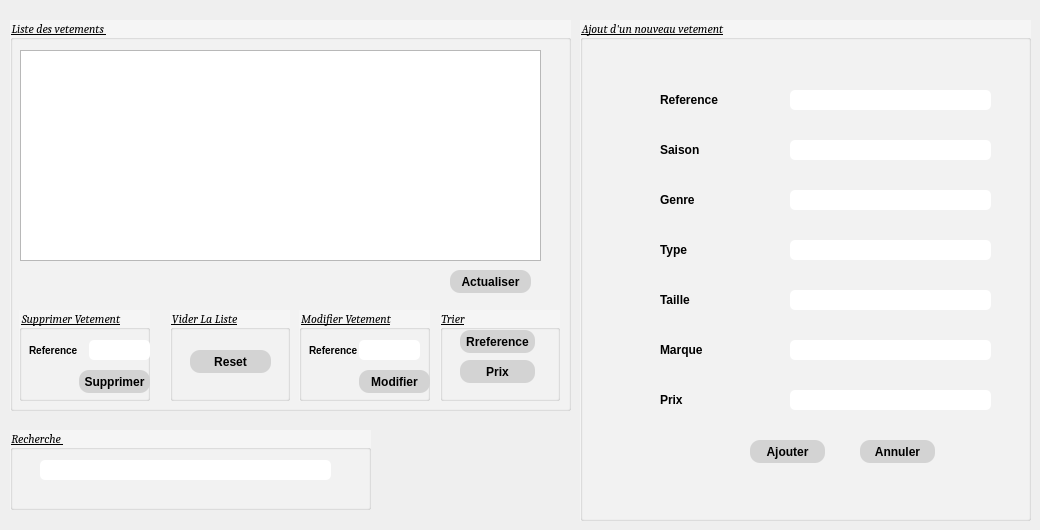
    <widget class="QWidget" name="tab">
     <attribute name="title">
      <string>Vetements</string>
     </attribute>
     <widget class="QGroupBox" name="groupBox">
      <property name="geometry">
       <rect>
        <x>10</x>
        <y>20</y>
        <width>561</width>
        <height>391</height>
       </rect>
      </property>
      <property name="font">
       <font>
        <family>Cambria</family>
        <pointsize>9</pointsize>
        <italic>true</italic>
        <underline>true</underline>
       </font>
      </property>
      <property name="styleSheet">
       <string notr="true">QGroupBox{background-color:whitesmoke;}</string>
      </property>
      <property name="title">
       <string>Liste des vetements </string>
      </property>
      <widget class="QTableView" name="affichev">
       <property name="geometry">
        <rect>
         <x>10</x>
         <y>30</y>
         <width>521</width>
         <height>211</height>
        </rect>
       </property>
      </widget>
      <widget class="QPushButton" name="actualiserv">
       <property name="geometry">
        <rect>
         <x>440</x>
         <y>250</y>
         <width>81</width>
         <height>23</height>
        </rect>
       </property>
       <property name="styleSheet">
        <string notr="true">QPushButton{
    background-color: lightgrey;
    color: rgb(0, 0, 0);
    border: rgba(0, 0, 0, .175)solid 3px;
    width: 70%;
    border-radius: 10px;
    box-shadow: 10px inset whitesmoke;
    padding:inherit; 
    font-size: 12px;
    font-family: Arial, Helvetica, sans-serif;
    font-weight:bold;
    text-align: center ;
    line-height: 5ex;    
}
QPushButton::hover{background-color:pink;}
QPushButton::pressed{background-color:lime;}</string>
       </property>
       <property name="text">
        <string>Actualiser</string>
       </property>
      </widget>
      <widget class="QGroupBox" name="groupBox_9">
       <property name="geometry">
        <rect>
         <x>9</x>
         <y>290</y>
         <width>131</width>
         <height>91</height>
        </rect>
       </property>
       <property name="font">
        <font>
         <family>Cambria</family>
         <pointsize>9</pointsize>
         <italic>true</italic>
         <underline>true</underline>
        </font>
       </property>
       <property name="title">
        <string>Supprimer Vetement</string>
       </property>
       <widget class="QLineEdit" name="nomsuppv">
        <property name="geometry">
         <rect>
          <x>70</x>
          <y>30</y>
          <width>61</width>
          <height>20</height>
         </rect>
        </property>
        <property name="styleSheet">
         <string notr="true">QLineEdit{
    background-color: white;
    box-shadow: 2px 0.5px 5px 1px inset black;
    border-radius: 5px;
    width: 70%;
    padding-right: 10px;
    padding-left: 10px;
    text-align: left;
    color: #000;
    font-size:inherit;
    font-family: Arial, Helvetica, sans-serif;  
    font-weight:normal;
    font-variant:normal;
}
QLineEdit::hover{  color: black ;
background-color:cyan;}
QLineEdit::focus{  color: black ;
background-color:white;}</string>
        </property>
       </widget>
       <widget class="QPushButton" name="suppv">
        <property name="geometry">
         <rect>
          <x>60</x>
          <y>60</y>
          <width>71</width>
          <height>23</height>
         </rect>
        </property>
        <property name="styleSheet">
         <string notr="true">QPushButton{
    background-color: lightgrey;
    color: rgb(0, 0, 0);
    border: rgba(0, 0, 0, .175)solid 3px;
    width: 70%;
    border-radius: 10px;
    box-shadow: 10px inset whitesmoke;
    padding:inherit; 
    font-size: 12px;
    font-family: Arial, Helvetica, sans-serif;
    font-weight:bold;
    text-align: center ;
    line-height: 5ex;    
}
QPushButton::hover{background-color:pink;}
QPushButton::pressed{background-color:lime;}</string>
        </property>
        <property name="text">
         <string>Supprimer</string>
        </property>
       </widget>
       <widget class="QLabel" name="label_11">
        <property name="geometry">
         <rect>
          <x>10</x>
          <y>30</y>
          <width>61</width>
          <height>21</height>
         </rect>
        </property>
        <property name="styleSheet">
         <string notr="true">QLabel{  
    text-align: left;
    font-size:10px;
    font-family: Arial, Helvetica, sans-serif;
    font-weight:bold;
    font-variant:normal;
}</string>
        </property>
        <property name="text">
         <string>Reference</string>
        </property>
       </widget>
      </widget>
      <widget class="QGroupBox" name="groupBox_10">
       <property name="geometry">
        <rect>
         <x>160</x>
         <y>290</y>
         <width>120</width>
         <height>91</height>
        </rect>
       </property>
       <property name="font">
        <font>
         <family>Cambria</family>
         <pointsize>9</pointsize>
         <italic>true</italic>
         <underline>true</underline>
        </font>
       </property>
       <property name="title">
        <string>Vider La Liste</string>
       </property>
       <widget class="QPushButton" name="resetv">
        <property name="geometry">
         <rect>
          <x>20</x>
          <y>40</y>
          <width>81</width>
          <height>23</height>
         </rect>
        </property>
        <property name="styleSheet">
         <string notr="true">QPushButton{
    background-color: lightgrey;
    color: rgb(0, 0, 0);
    border: rgba(0, 0, 0, .175)solid 3px;
    width: 70%;
    border-radius: 10px;
    box-shadow: 10px inset whitesmoke;
    padding:inherit; 
    font-size: 12px;
    font-family: Arial, Helvetica, sans-serif;
    font-weight:bold;
    text-align: center ;
    line-height: 5ex;    
}
QPushButton::hover{background-color:pink;}
QPushButton::pressed{background-color:lime;}</string>
        </property>
        <property name="text">
         <string>Reset</string>
        </property>
       </widget>
      </widget>
      <widget class="QGroupBox" name="groupBox_12">
       <property name="geometry">
        <rect>
         <x>289</x>
         <y>290</y>
         <width>131</width>
         <height>91</height>
        </rect>
       </property>
       <property name="font">
        <font>
         <family>Cambria</family>
         <pointsize>9</pointsize>
         <italic>true</italic>
         <underline>true</underline>
        </font>
       </property>
       <property name="title">
        <string>Modifier Vetement</string>
       </property>
       <widget class="QPushButton" name="modifierv">
        <property name="geometry">
         <rect>
          <x>60</x>
          <y>60</y>
          <width>71</width>
          <height>23</height>
         </rect>
        </property>
        <property name="styleSheet">
         <string notr="true">QPushButton{
    background-color: lightgrey;
    color: rgb(0, 0, 0);
    border: rgba(0, 0, 0, .175)solid 3px;
    width: 70%;
    border-radius: 10px;
    box-shadow: 10px inset whitesmoke;
    padding:inherit; 
    font-size: 12px;
    font-family: Arial, Helvetica, sans-serif;
    font-weight:bold;
    text-align: center ;
    line-height: 5ex;    
}
QPushButton::hover{background-color:pink;}
QPushButton::pressed{background-color:lime;}</string>
        </property>
        <property name="text">
         <string>Modifier</string>
        </property>
       </widget>
       <widget class="QLineEdit" name="refmodif">
        <property name="geometry">
         <rect>
          <x>60</x>
          <y>30</y>
          <width>61</width>
          <height>20</height>
         </rect>
        </property>
        <property name="styleSheet">
         <string notr="true">QLineEdit{
    background-color: white;
    box-shadow: 2px 0.5px 5px 1px inset black;
    border-radius: 5px;
    width: 70%;
    padding-right: 10px;
    padding-left: 10px;
    text-align: left;
    color: #000;
    font-size:inherit;
    font-family: Arial, Helvetica, sans-serif;  
    font-weight:normal;
    font-variant:normal;
}
QLineEdit::hover{  color: black ;
background-color:cyan;}
QLineEdit::focus{  color: black ;
background-color:white;}</string>
        </property>
       </widget>
       <widget class="QLabel" name="label_12">
        <property name="geometry">
         <rect>
          <x>10</x>
          <y>30</y>
          <width>61</width>
          <height>21</height>
         </rect>
        </property>
        <property name="styleSheet">
         <string notr="true">QLabel{  
    text-align: left;
    font-size:10px;
    font-family: Arial, Helvetica, sans-serif;
    font-weight:bold;
    font-variant:normal;
}</string>
        </property>
        <property name="text">
         <string>Reference</string>
        </property>
       </widget>
      </widget>
      <widget class="QGroupBox" name="groupBox_13">
       <property name="geometry">
        <rect>
         <x>430</x>
         <y>290</y>
         <width>120</width>
         <height>91</height>
        </rect>
       </property>
       <property name="font">
        <font>
         <family>Cambria</family>
         <pointsize>9</pointsize>
         <italic>true</italic>
         <underline>true</underline>
        </font>
       </property>
       <property name="title">
        <string>Trier</string>
       </property>
       <widget class="QPushButton" name="triref">
        <property name="geometry">
         <rect>
          <x>20</x>
          <y>20</y>
          <width>75</width>
          <height>23</height>
         </rect>
        </property>
        <property name="styleSheet">
         <string notr="true">QPushButton{
    background-color: lightgrey;
    color: rgb(0, 0, 0);
    border: rgba(0, 0, 0, .175)solid 3px;
    width: 70%;
    border-radius: 10px;
    box-shadow: 10px inset whitesmoke;
    padding:inherit; 
    font-size: 12px;
    font-family: Arial, Helvetica, sans-serif;
    font-weight:bold;
    text-align: center ;
    line-height: 5ex;    
}
QPushButton::hover{background-color:pink;}
QPushButton::pressed{background-color:lime;}</string>
        </property>
        <property name="text">
         <string>Rreference</string>
        </property>
       </widget>
       <widget class="QPushButton" name="triprix">
        <property name="geometry">
         <rect>
          <x>20</x>
          <y>50</y>
          <width>75</width>
          <height>23</height>
         </rect>
        </property>
        <property name="styleSheet">
         <string notr="true">QPushButton{
    background-color: lightgrey;
    color: rgb(0, 0, 0);
    border: rgba(0, 0, 0, .175)solid 3px;
    width: 70%;
    border-radius: 10px;
    box-shadow: 10px inset whitesmoke;
    padding:inherit; 
    font-size: 12px;
    font-family: Arial, Helvetica, sans-serif;
    font-weight:bold;
    text-align: center ;
    line-height: 5ex;    
}
QPushButton::hover{background-color:pink;}
QPushButton::pressed{background-color:lime;}</string>
        </property>
        <property name="text">
         <string>Prix</string>
        </property>
       </widget>
      </widget>
     </widget>
     <widget class="QGroupBox" name="groupBox_2">
      <property name="geometry">
       <rect>
        <x>10</x>
        <y>430</y>
        <width>361</width>
        <height>80</height>
       </rect>
      </property>
      <property name="font">
       <font>
        <family>Cambria</family>
        <pointsize>9</pointsize>
        <italic>true</italic>
        <underline>true</underline>
       </font>
      </property>
      <property name="styleSheet">
       <string notr="true">QGroupBox{background-color:whitesmoke;}</string>
      </property>
      <property name="title">
       <string>Recherche </string>
      </property>
      <widget class="QLineEdit" name="findv">
       <property name="geometry">
        <rect>
         <x>30</x>
         <y>30</y>
         <width>291</width>
         <height>20</height>
        </rect>
       </property>
       <property name="styleSheet">
        <string notr="true">QLineEdit{
    background-color: white;
    box-shadow: 2px 0.5px 5px 1px inset black;
    border-radius: 5px;
    width: 70%;
    padding-right: 10px;
    padding-left: 10px;
    text-align: left;
    color: #000;
    font-size:inherit;
    font-family: Arial, Helvetica, sans-serif;  
    font-weight:normal;
    font-variant:normal;
}
QLineEdit::hover{  color: black ;
background-color:cyan;}
QLineEdit::focus{  color: black ;
background-color:white;}</string>
       </property>
      </widget>
     </widget>
     <widget class="QGroupBox" name="groupBox_3">
      <property name="enabled">
       <bool>true</bool>
      </property>
      <property name="geometry">
       <rect>
        <x>580</x>
        <y>20</y>
        <width>451</width>
        <height>501</height>
       </rect>
      </property>
      <property name="font">
       <font>
        <family>Cambria</family>
        <pointsize>9</pointsize>
        <weight>50</weight>
        <italic>true</italic>
        <bold>false</bold>
        <underline>true</underline>
       </font>
      </property>
      <property name="mouseTracking">
       <bool>true</bool>
      </property>
      <property name="contextMenuPolicy">
       <enum>Qt::NoContextMenu</enum>
      </property>
      <property name="autoFillBackground">
       <bool>false</bool>
      </property>
      <property name="styleSheet">
       <string notr="true">QGroupBox{background-color:whitesmoke;}</string>
      </property>
      <property name="title">
       <string>Ajout d'un nouveau vetement</string>
      </property>
      <property name="flat">
       <bool>false</bool>
      </property>
      <widget class="QLineEdit" name="ref">
       <property name="geometry">
        <rect>
         <x>210</x>
         <y>70</y>
         <width>201</width>
         <height>20</height>
        </rect>
       </property>
       <property name="styleSheet">
        <string notr="true">QLineEdit{
    background-color: white;
box-shadow: 2px 0.5px 5px 1px inset black;
    border-radius: 5px;
    width: 70%;
    padding-right: 10px;
    padding-left: 10px;
    text-align: left;
    color: #000;
    font-size:inherit;
    font-family: Arial, Helvetica, sans-serif;  
    font-weight:bold;
    font-variant:normal;
}
QLineEdit::hover{  color: black ;
background-color:cyan;}
QLineEdit::focus{  color: black ;
background-color:white;}
</string>
       </property>
      </widget>
      <widget class="QLineEdit" name="saison">
       <property name="geometry">
        <rect>
         <x>210</x>
         <y>120</y>
         <width>201</width>
         <height>20</height>
        </rect>
       </property>
       <property name="styleSheet">
        <string notr="true">QLineEdit{
    background-color: white;
    box-shadow: 2px 0.5px 5px 1px inset black;
    border-radius: 5px;
    width: 70%;
    padding-right: 10px;
    padding-left: 10px;
    text-align: left;
    color: #000;
    font-size:inherit;
    font-family: Arial, Helvetica, sans-serif;  
    font-weight:normal;
    font-variant:normal;
}
QLineEdit::hover{  color: black ;
background-color:cyan;}
QLineEdit::focus{  color: black ;
background-color:white;}</string>
       </property>
      </widget>
      <widget class="QLineEdit" name="genre">
       <property name="geometry">
        <rect>
         <x>210</x>
         <y>170</y>
         <width>201</width>
         <height>20</height>
        </rect>
       </property>
       <property name="styleSheet">
        <string notr="true">QLineEdit{
    background-color: white;
    box-shadow: 2px 0.5px 5px 1px inset black;
    border-radius: 5px;
    width: 70%;
    padding-right: 10px;
    padding-left: 10px;
    text-align: left;
    color: #000;
    font-size:inherit;
    font-family: Arial, Helvetica, sans-serif;  
    font-weight:normal;
    font-variant:normal;
}
QLineEdit::hover{  color: black ;
background-color:cyan;}
QLineEdit::focus{  color: black ;
background-color:white;}</string>
       </property>
      </widget>
      <widget class="QLineEdit" name="type">
       <property name="geometry">
        <rect>
         <x>210</x>
         <y>220</y>
         <width>201</width>
         <height>20</height>
        </rect>
       </property>
       <property name="styleSheet">
        <string notr="true">QLineEdit{
    background-color: white;
    box-shadow: 2px 0.5px 5px 1px inset black;
    border-radius: 5px;
    width: 70%;
    padding-right: 10px;
    padding-left: 10px;
    text-align: left;
    color: #000;
    font-size:inherit;
    font-family: Arial, Helvetica, sans-serif;  
    font-weight:normal;
    font-variant:normal;
}
QLineEdit::hover{  color: black ;
background-color:cyan;}
QLineEdit::focus{  color: black ;
background-color:white;}</string>
       </property>
      </widget>
      <widget class="QLineEdit" name="taille">
       <property name="geometry">
        <rect>
         <x>210</x>
         <y>270</y>
         <width>201</width>
         <height>20</height>
        </rect>
       </property>
       <property name="styleSheet">
        <string notr="true">QLineEdit{
    background-color: white;
    box-shadow: 2px 0.5px 5px 1px inset black;
    border-radius: 5px;
    width: 70%;
    padding-right: 10px;
    padding-left: 10px;
    text-align: left;
    color: #000;
    font-size:inherit;
    font-family: Arial, Helvetica, sans-serif;  
    font-weight:normal;
    font-variant:normal;
}
QLineEdit::hover{  color: black ;
background-color:cyan;}
QLineEdit::focus{  color: black ;
background-color:white;}</string>
       </property>
      </widget>
      <widget class="QLineEdit" name="marque">
       <property name="geometry">
        <rect>
         <x>210</x>
         <y>320</y>
         <width>201</width>
         <height>20</height>
        </rect>
       </property>
       <property name="styleSheet">
        <string notr="true">QLineEdit{
    background-color: white;
    box-shadow: 2px 0.5px 5px 1px inset black;
    border-radius: 5px;
    width: 70%;
    padding-right: 10px;
    padding-left: 10px;
    text-align: left;
    color: #000;
    font-size:inherit;
    font-family: Arial, Helvetica, sans-serif;  
    font-weight:normal;
    font-variant:normal;
}
QLineEdit::hover{  color: black ;
background-color:cyan;}
QLineEdit::focus{  color: black ;
background-color:white;}</string>
       </property>
      </widget>
      <widget class="QLineEdit" name="prix">
       <property name="geometry">
        <rect>
         <x>210</x>
         <y>370</y>
         <width>201</width>
         <height>20</height>
        </rect>
       </property>
       <property name="styleSheet">
        <string notr="true">QLineEdit{
    background-color: white;
    box-shadow: 2px 0.5px 5px 1px inset black;
    border-radius: 5px;
    width: 70%;
    padding-right: 10px;
    padding-left: 10px;
    text-align: left;
    color: #000;
    font-size:inherit;
    font-family: Arial, Helvetica, sans-serif;  
    font-weight:normal;
    font-variant:normal;
}
QLineEdit::hover{  color: black ;
background-color:cyan;}
QLineEdit::focus{  color: black ;
background-color:white;}</string>
       </property>
      </widget>
      <widget class="QLabel" name="label_2">
       <property name="geometry">
        <rect>
         <x>80</x>
         <y>70</y>
         <width>71</width>
         <height>20</height>
        </rect>
       </property>
       <property name="styleSheet">
        <string notr="true">QLabel{  
    text-align: left;
    font-size:12px;
    font-family: Arial, Helvetica, sans-serif;
    font-weight:bold;
    font-variant:normal;
}</string>
       </property>
       <property name="text">
        <string>Reference</string>
       </property>
      </widget>
      <widget class="QLabel" name="label_3">
       <property name="geometry">
        <rect>
         <x>80</x>
         <y>120</y>
         <width>71</width>
         <height>20</height>
        </rect>
       </property>
       <property name="styleSheet">
        <string notr="true">QLabel{  
    text-align: left;
    font-size:12px;
    font-family: Arial, Helvetica, sans-serif;
    font-weight:bold;
    font-variant:normal;
}</string>
       </property>
       <property name="text">
        <string>Saison</string>
       </property>
      </widget>
      <widget class="QLabel" name="label_4">
       <property name="geometry">
        <rect>
         <x>80</x>
         <y>170</y>
         <width>71</width>
         <height>20</height>
        </rect>
       </property>
       <property name="styleSheet">
        <string notr="true">QLabel{  
    text-align: left;
    font-size:12px;
    font-family: Arial, Helvetica, sans-serif;
    font-weight:bold;
    font-variant:normal;
}</string>
       </property>
       <property name="text">
        <string>Genre</string>
       </property>
      </widget>
      <widget class="QLabel" name="label_5">
       <property name="geometry">
        <rect>
         <x>80</x>
         <y>220</y>
         <width>71</width>
         <height>20</height>
        </rect>
       </property>
       <property name="styleSheet">
        <string notr="true">QLabel{  
    text-align: left;
    font-size:12px;
    font-family: Arial, Helvetica, sans-serif;
    font-weight:bold;
    font-variant:normal;
}</string>
       </property>
       <property name="text">
        <string>Type</string>
       </property>
      </widget>
      <widget class="QLabel" name="label_6">
       <property name="geometry">
        <rect>
         <x>80</x>
         <y>270</y>
         <width>71</width>
         <height>20</height>
        </rect>
       </property>
       <property name="styleSheet">
        <string notr="true">QLabel{  
    text-align: left;
    font-size:12px;
    font-family: Arial, Helvetica, sans-serif;
    font-weight:bold;
    font-variant:normal;
}</string>
       </property>
       <property name="text">
        <string>Taille</string>
       </property>
      </widget>
      <widget class="QLabel" name="label_7">
       <property name="geometry">
        <rect>
         <x>80</x>
         <y>320</y>
         <width>71</width>
         <height>20</height>
        </rect>
       </property>
       <property name="styleSheet">
        <string notr="true">QLabel{  
    text-align: left;
    font-size:12px;
    font-family: Arial, Helvetica, sans-serif;
    font-weight:bold;
    font-variant:normal;
}</string>
       </property>
       <property name="text">
        <string>Marque</string>
       </property>
      </widget>
      <widget class="QLabel" name="label_8">
       <property name="geometry">
        <rect>
         <x>80</x>
         <y>370</y>
         <width>71</width>
         <height>20</height>
        </rect>
       </property>
       <property name="styleSheet">
        <string notr="true">QLabel{  
    text-align: left;
    font-size:12px;
    font-family: Arial, Helvetica, sans-serif;
    font-weight:bold;
    font-variant:normal;
}</string>
       </property>
       <property name="text">
        <string>Prix</string>
       </property>
      </widget>
      <widget class="QPushButton" name="ajouterv">
       <property name="geometry">
        <rect>
         <x>170</x>
         <y>420</y>
         <width>75</width>
         <height>23</height>
        </rect>
       </property>
       <property name="styleSheet">
        <string notr="true">QPushButton{
    background-color: lightgrey;
    color: rgb(0, 0, 0);
    border: rgba(0, 0, 0, .175)solid 3px;
    width: 70%;
    border-radius: 10px;
    box-shadow: 10px inset whitesmoke;
    padding:inherit; 
    font-size: 12px;
    font-family: Arial, Helvetica, sans-serif;
    font-weight:bold;
    text-align: center ;
    line-height: 5ex;    
}
QPushButton::hover{background-color:pink;}
QPushButton::pressed{background-color:lime;}</string>
       </property>
       <property name="text">
        <string>Ajouter</string>
       </property>
      </widget>
      <widget class="QPushButton" name="annulerv">
       <property name="geometry">
        <rect>
         <x>280</x>
         <y>420</y>
         <width>75</width>
         <height>23</height>
        </rect>
       </property>
       <property name="styleSheet">
        <string notr="true">QPushButton{
    background-color: lightgrey;
    color: rgb(0, 0, 0);
    border: rgba(0, 0, 0, .175)solid 3px;
    width: 70%;
    border-radius: 10px;
    box-shadow: 10px inset whitesmoke;
    padding:inherit; 
    font-size: 12px;
    font-family: Arial, Helvetica, sans-serif;
    font-weight:bold;
    text-align: center ;
    line-height: 5ex;
    }
QPushButton::hover{background-color:pink;}
QPushButton::pressed{background-color:black;
color:white;}</string>
       </property>
       <property name="text">
        <string>Annuler</string>
       </property>
      </widget>
     </widget>
    </widget>
